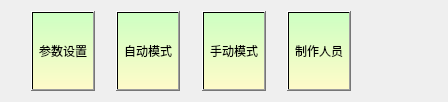
           <widget class="QWidget" name="widget_2" native="true">
            <layout class="QHBoxLayout" name="horizontalLayout_5">
             <item>
              <spacer name="horizontalSpacer_4">
               <property name="orientation">
                <enum>Qt::Horizontal</enum>
               </property>
               <property name="sizeType">
                <enum>QSizePolicy::Preferred</enum>
               </property>
               <property name="sizeHint" stdset="0">
                <size>
                 <width>20</width>
                 <height>20</height>
                </size>
               </property>
              </spacer>
             </item>
             <item>
              <widget class="QToolButton" name="ButtonCS">
               <property name="sizePolicy">
                <sizepolicy hsizetype="Preferred" vsizetype="Preferred">
                 <horstretch>0</horstretch>
                 <verstretch>0</verstretch>
                </sizepolicy>
               </property>
               <property name="minimumSize">
                <size>
                 <width>0</width>
                 <height>80</height>
                </size>
               </property>
               <property name="palette">
                <palette>
                 <active>
                  <colorrole role="Button">
                   <brush brushstyle="LinearGradientPattern">
                    <gradient startx="0.000000000000000" starty="0.000000000000000" endx="0.000000000000000" endy="1.000000000000000" type="LinearGradient" spread="PadSpread" coordinatemode="ObjectBoundingMode">
                     <gradientstop position="0.000000000000000">
                      <color alpha="255">
                       <red>205</red>
                       <green>255</green>
                       <blue>194</blue>
                      </color>
                     </gradientstop>
                     <gradientstop position="1.000000000000000">
                      <color alpha="255">
                       <red>255</red>
                       <green>251</green>
                       <blue>201</blue>
                      </color>
                     </gradientstop>
                    </gradient>
                   </brush>
                  </colorrole>
                  <colorrole role="Base">
                   <brush brushstyle="LinearGradientPattern">
                    <gradient startx="0.000000000000000" starty="0.000000000000000" endx="0.000000000000000" endy="1.000000000000000" type="LinearGradient" spread="PadSpread" coordinatemode="ObjectBoundingMode">
                     <gradientstop position="0.000000000000000">
                      <color alpha="255">
                       <red>205</red>
                       <green>255</green>
                       <blue>194</blue>
                      </color>
                     </gradientstop>
                     <gradientstop position="1.000000000000000">
                      <color alpha="255">
                       <red>255</red>
                       <green>251</green>
                       <blue>201</blue>
                      </color>
                     </gradientstop>
                    </gradient>
                   </brush>
                  </colorrole>
                  <colorrole role="Window">
                   <brush brushstyle="LinearGradientPattern">
                    <gradient startx="0.000000000000000" starty="0.000000000000000" endx="0.000000000000000" endy="1.000000000000000" type="LinearGradient" spread="PadSpread" coordinatemode="ObjectBoundingMode">
                     <gradientstop position="0.000000000000000">
                      <color alpha="255">
                       <red>205</red>
                       <green>255</green>
                       <blue>194</blue>
                      </color>
                     </gradientstop>
                     <gradientstop position="1.000000000000000">
                      <color alpha="255">
                       <red>255</red>
                       <green>251</green>
                       <blue>201</blue>
                      </color>
                     </gradientstop>
                    </gradient>
                   </brush>
                  </colorrole>
                 </active>
                 <inactive>
                  <colorrole role="Button">
                   <brush brushstyle="LinearGradientPattern">
                    <gradient startx="0.000000000000000" starty="0.000000000000000" endx="0.000000000000000" endy="1.000000000000000" type="LinearGradient" spread="PadSpread" coordinatemode="ObjectBoundingMode">
                     <gradientstop position="0.000000000000000">
                      <color alpha="255">
                       <red>205</red>
                       <green>255</green>
                       <blue>194</blue>
                      </color>
                     </gradientstop>
                     <gradientstop position="1.000000000000000">
                      <color alpha="255">
                       <red>255</red>
                       <green>251</green>
                       <blue>201</blue>
                      </color>
                     </gradientstop>
                    </gradient>
                   </brush>
                  </colorrole>
                  <colorrole role="Base">
                   <brush brushstyle="LinearGradientPattern">
                    <gradient startx="0.000000000000000" starty="0.000000000000000" endx="0.000000000000000" endy="1.000000000000000" type="LinearGradient" spread="PadSpread" coordinatemode="ObjectBoundingMode">
                     <gradientstop position="0.000000000000000">
                      <color alpha="255">
                       <red>205</red>
                       <green>255</green>
                       <blue>194</blue>
                      </color>
                     </gradientstop>
                     <gradientstop position="1.000000000000000">
                      <color alpha="255">
                       <red>255</red>
                       <green>251</green>
                       <blue>201</blue>
                      </color>
                     </gradientstop>
                    </gradient>
                   </brush>
                  </colorrole>
                  <colorrole role="Window">
                   <brush brushstyle="LinearGradientPattern">
                    <gradient startx="0.000000000000000" starty="0.000000000000000" endx="0.000000000000000" endy="1.000000000000000" type="LinearGradient" spread="PadSpread" coordinatemode="ObjectBoundingMode">
                     <gradientstop position="0.000000000000000">
                      <color alpha="255">
                       <red>205</red>
                       <green>255</green>
                       <blue>194</blue>
                      </color>
                     </gradientstop>
                     <gradientstop position="1.000000000000000">
                      <color alpha="255">
                       <red>255</red>
                       <green>251</green>
                       <blue>201</blue>
                      </color>
                     </gradientstop>
                    </gradient>
                   </brush>
                  </colorrole>
                 </inactive>
                 <disabled>
                  <colorrole role="Button">
                   <brush brushstyle="LinearGradientPattern">
                    <gradient startx="0.000000000000000" starty="0.000000000000000" endx="0.000000000000000" endy="1.000000000000000" type="LinearGradient" spread="PadSpread" coordinatemode="ObjectBoundingMode">
                     <gradientstop position="0.000000000000000">
                      <color alpha="255">
                       <red>205</red>
                       <green>255</green>
                       <blue>194</blue>
                      </color>
                     </gradientstop>
                     <gradientstop position="1.000000000000000">
                      <color alpha="255">
                       <red>255</red>
                       <green>251</green>
                       <blue>201</blue>
                      </color>
                     </gradientstop>
                    </gradient>
                   </brush>
                  </colorrole>
                  <colorrole role="Base">
                   <brush brushstyle="LinearGradientPattern">
                    <gradient startx="0.000000000000000" starty="0.000000000000000" endx="0.000000000000000" endy="1.000000000000000" type="LinearGradient" spread="PadSpread" coordinatemode="ObjectBoundingMode">
                     <gradientstop position="0.000000000000000">
                      <color alpha="255">
                       <red>205</red>
                       <green>255</green>
                       <blue>194</blue>
                      </color>
                     </gradientstop>
                     <gradientstop position="1.000000000000000">
                      <color alpha="255">
                       <red>255</red>
                       <green>251</green>
                       <blue>201</blue>
                      </color>
                     </gradientstop>
                    </gradient>
                   </brush>
                  </colorrole>
                  <colorrole role="Window">
                   <brush brushstyle="LinearGradientPattern">
                    <gradient startx="0.000000000000000" starty="0.000000000000000" endx="0.000000000000000" endy="1.000000000000000" type="LinearGradient" spread="PadSpread" coordinatemode="ObjectBoundingMode">
                     <gradientstop position="0.000000000000000">
                      <color alpha="255">
                       <red>205</red>
                       <green>255</green>
                       <blue>194</blue>
                      </color>
                     </gradientstop>
                     <gradientstop position="1.000000000000000">
                      <color alpha="255">
                       <red>255</red>
                       <green>251</green>
                       <blue>201</blue>
                      </color>
                     </gradientstop>
                    </gradient>
                   </brush>
                  </colorrole>
                 </disabled>
                </palette>
               </property>
               <property name="whatsThis">
                <string>&lt;html&gt;&lt;head/&gt;&lt;body&gt;&lt;p&gt;&lt;br/&gt;&lt;/p&gt;&lt;/body&gt;&lt;/html&gt;</string>
               </property>
               <property name="styleSheet">
                <string notr="true">background-color: qlineargradient(spread:pad, x1:0, y1:0, x2:0, y2:1, stop:0 rgb(205, 255, 194), stop:1 rgb(255, 251, 201));</string>
               </property>
               <property name="text">
                <string>参数设置</string>
               </property>
              </widget>
             </item>
             <item>
              <spacer name="horizontalSpacer">
               <property name="orientation">
                <enum>Qt::Horizontal</enum>
               </property>
               <property name="sizeType">
                <enum>QSizePolicy::Preferred</enum>
               </property>
               <property name="sizeHint" stdset="0">
                <size>
                 <width>15</width>
                 <height>20</height>
                </size>
               </property>
              </spacer>
             </item>
             <item>
              <widget class="QToolButton" name="ButtonZD">
               <property name="sizePolicy">
                <sizepolicy hsizetype="Preferred" vsizetype="Preferred">
                 <horstretch>0</horstretch>
                 <verstretch>0</verstretch>
                </sizepolicy>
               </property>
               <property name="minimumSize">
                <size>
                 <width>0</width>
                 <height>80</height>
                </size>
               </property>
               <property name="styleSheet">
                <string notr="true">background-color: qlineargradient(spread:pad, x1:0, y1:0, x2:0, y2:1, stop:0 rgb(205, 255, 194), stop:1 rgb(255, 251, 201));</string>
               </property>
               <property name="text">
                <string>自动模式</string>
               </property>
              </widget>
             </item>
             <item>
              <spacer name="horizontalSpacer_2">
               <property name="orientation">
                <enum>Qt::Horizontal</enum>
               </property>
               <property name="sizeType">
                <enum>QSizePolicy::Preferred</enum>
               </property>
               <property name="sizeHint" stdset="0">
                <size>
                 <width>16</width>
                 <height>20</height>
                </size>
               </property>
              </spacer>
             </item>
             <item>
              <widget class="QToolButton" name="ButtonSD">
               <property name="sizePolicy">
                <sizepolicy hsizetype="Preferred" vsizetype="Preferred">
                 <horstretch>0</horstretch>
                 <verstretch>0</verstretch>
                </sizepolicy>
               </property>
               <property name="minimumSize">
                <size>
                 <width>0</width>
                 <height>80</height>
                </size>
               </property>
               <property name="styleSheet">
                <string notr="true">background-color: qlineargradient(spread:pad, x1:0, y1:0, x2:0, y2:1, stop:0 rgb(205, 255, 194), stop:1 rgb(255, 251, 201));</string>
               </property>
               <property name="text">
                <string>手动模式</string>
               </property>
              </widget>
             </item>
             <item>
              <spacer name="horizontalSpacer_3">
               <property name="orientation">
                <enum>Qt::Horizontal</enum>
               </property>
               <property name="sizeType">
                <enum>QSizePolicy::Preferred</enum>
               </property>
               <property name="sizeHint" stdset="0">
                <size>
                 <width>15</width>
                 <height>20</height>
                </size>
               </property>
              </spacer>
             </item>
             <item>
              <widget class="QToolButton" name="ButtonZZ">
               <property name="sizePolicy">
                <sizepolicy hsizetype="Preferred" vsizetype="Preferred">
                 <horstretch>0</horstretch>
                 <verstretch>0</verstretch>
                </sizepolicy>
               </property>
               <property name="minimumSize">
                <size>
                 <width>0</width>
                 <height>80</height>
                </size>
               </property>
               <property name="styleSheet">
                <string notr="true">background-color: qlineargradient(spread:pad, x1:0, y1:0, x2:0, y2:1, stop:0 rgb(205, 255, 194), stop:1 rgb(255, 251, 201));</string>
               </property>
               <property name="text">
                <string>制作人员</string>
               </property>
              </widget>
             </item>
             <item>
              <spacer name="horizontalSpacer_5">
               <property name="orientation">
                <enum>Qt::Horizontal</enum>
               </property>
               <property name="sizeType">
                <enum>QSizePolicy::Expanding</enum>
               </property>
               <property name="sizeHint" stdset="0">
                <size>
                 <width>80</width>
                 <height>20</height>
                </size>
               </property>
              </spacer>
             </item>
             <item>
              <widget class="QLabel" name="label_30">
               <property name="text">
                <string>&lt;html&gt;&lt;head/&gt;&lt;body&gt;&lt;p align=&quot;center&quot;&gt;&lt;br/&gt;&lt;/p&gt;&lt;/body&gt;&lt;/html&gt;</string>
               </property>
              </widget>
             </item>
            </layout>
           </widget>
